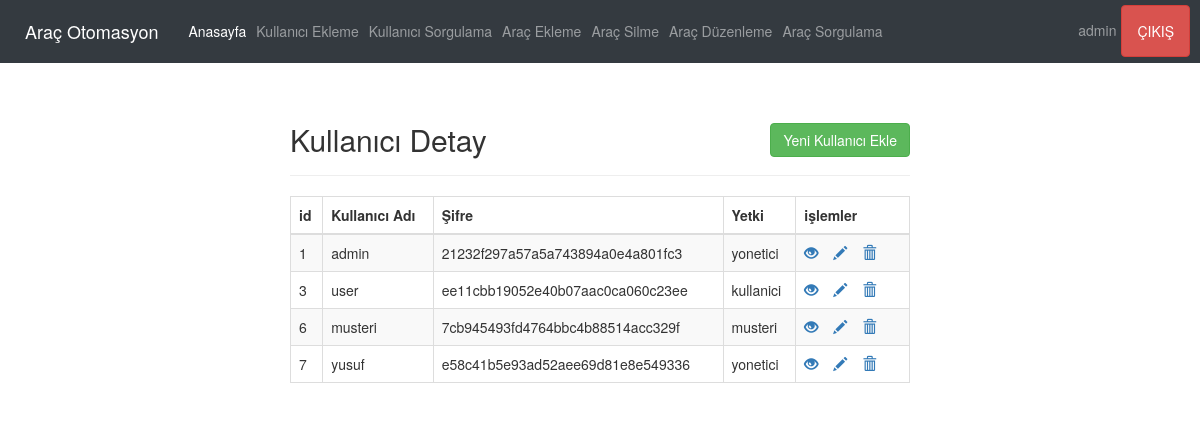
/readData.php (signed in), run on the app's committed database.
### tables this page shows
CREATE TABLE `kullanicilar` (
  `id` int(11) NOT NULL,
  `username` varchar(80) NOT NULL,
  `password` varchar(100) NOT NULL,
  `type` enum('yonetici','kullanici','musteri') NOT NULL
);

### readData.php (the view, shortened to what this page needs)
<!DOCTYPE html>
<html lang="en">
<head>
    <link rel="stylesheet" href="css/bootstrap.min.css">
    <link rel="stylesheet" href="https://maxcdn.bootstrapcdn.com/bootstrap/3.3.7/css/bootstrap.css">
</head>
<body>
     <nav class="navbar navbar-expand-lg navbar-dark bg-dark navbar-static-top">
      <a class="navbar-brand" href="#">Araç Otomasyon</a>
      <div class="collapse navbar-collapse" id="navbarNav">
        <ul class="navbar-nav">
          <li class="nav-item active">
              <a class="nav-link" href="index.php">Anasayfa <span class="sr-only">(current)</span></a>
          </li>
            <?php
            if($_SESSION['type'] == 'yonetici'){
            ?>
            <li class="nav-item"><a class="nav-link"  href="#">Kullanıcı Ekleme</a></li>
            <li class="nav-item"><a class="nav-link"  href="#">Kullanıcı Sorgulama</a></li>
            <li class="nav-item"><a  class="nav-link"  href="readData.php">Araç Ekleme</a></li>
            <li class="nav-item"><a class="nav-link"  href="#">Araç Silme</a></li>
            <li class="nav-item"><a  class="nav-link" href="#">Araç Düzenleme</a></li>
            <?php
            }
            ?>
            <li class="nav-item"><a class="nav-link"  href="#">Araç Sorgulama</a></li>
        </ul>
      </div>
          <ul class="nav navbar-nav navbar-left">
              <li class="nav-item"><a class="nav-link"><?php echo $_SESSION['username'] ?></a></li>
             <li class="nav-item" ><a class="btn btn-danger" href="logout.php" role="button">ÇIKIŞ</a></li>
          </ul>
    </nav>
    <div class="wrapper">
        <div class="container-fluid">
            <div class="row">
                <div class="col-md-12">
                    <div class="page-header clearfix">
                        <h2 class="pull-left">Kullanıcı Detay</h2>
                        <a href="create.php" class="btn btn-success pull-right">Yeni Kullanıcı Ekle</a>
                    </div>
                    <?php
                    require_once 'readDataConfig.php';
                    $sql = "SELECT * FROM kullanicilar";
                    if($result = mysqli_query($link, $sql)){
                        if(mysqli_num_rows($result) > 0){
                            echo "<table class='table table-bordered table-striped'>";
                                echo "<thead>";
                                    echo "<tr>";
                                        echo "<th>id</th>";
                                        echo "<th>Kullanıcı Adı</th>";
                                        echo "<th>Şifre</th>";
                                        echo "<th>Yetki</th>";
                                        echo "<th>işlemler</th>";
                                    echo "</tr>";
                                echo "</thead>";
                                echo "<tbody>";
                                while($row = mysqli_fetch_array($result)){
                                    echo "<tr>";
                                        echo "<td>" . $row['id'] . "</td>";
                                        echo "<td>" . $row['username'] . "</td>";
                                        echo "<td>" . $row['password'] . "</td>";
                                        echo "<td>" . $row['type'] . "</td>";
                                        echo "<td>";
                                            echo "<a href='read.php?id=". $row['id'] ."' title='View Record' data-toggle='tooltip'><span class='glyphicon glyphicon-eye-open'></span></a>";
                                            echo "<a href='edit.php?id=". $row['id'] ."' title='Düzenle' data-toggle='modal' data-target='#exampleModal' data-whatever='".$row['id']."'><span class='glyphicon glyphicon-pencil'></span></a>";
                                            echo "<a href='delete.php?id=". $row['id'] ."' title='Delete Record' data-toggle='tooltip'><span class='glyphicon glyphicon-trash'></span></a>";
                                        echo "</td>";
                                    echo "</tr>";
                                }
                                echo "</tbody>";
                            echo "</table>";
                        } else{
                            echo "<p class='lead'><em>No records were found.</em></p>";
                        }
                    } else{
                        echo "ERROR: Could not able to execute $sql. " . mysqli_error($link);
                    }
                    ?>
                </div>
            </div>
        </div>
    </div>
</body>
</html>

### readData.php (style rules this page uses)
.wrapper { width: 650px; margin: 0 auto; }
.page-header h2 { margin-top: 0; }
table tr td:last-child a { margin-right: 15px; }

### data on the page
kullanicilar: id "1", username "admin", password "21232f297a57a5a743894a0e4a801fc3", type "yonetici"
kullanicilar: id "3", username "user", password "ee11cbb19052e40b07aac0ca060c23ee", type "kullanici"
kullanicilar: id "6", username "musteri", password "7cb945493fd4764bbc4b88514acc329f", type "musteri"
kullanicilar: id "7", username "yusuf", password "e58c41b5e93ad52aee69d81e8e549336", type "yonetici"

### other printed values
$_SESSION['username'] "admin"
